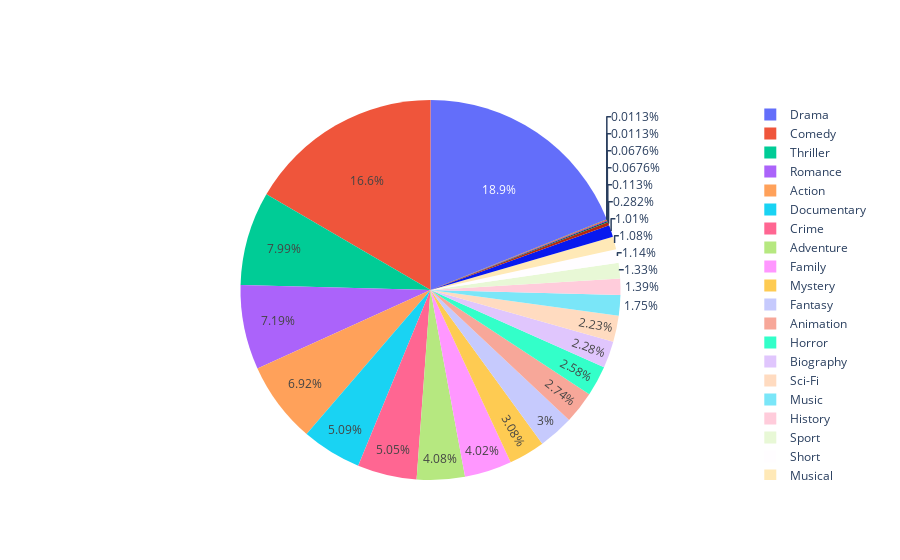

The notebook cell this image was saved under:
### Markdown cell above
### Genres

### Code cell
genres = list(itertools.chain(*list(Netflix_release["Genres"].dropna().apply(lambda x: x.split(",")))))
Genres_info = dict(sorted(Counter(genres).items(), key=lambda x: x[1], reverse=True))
gen = list(Genres_info.keys())
gen_data = list(Genres_info.values())
pie_fig = go.Figure(data=[go.Pie(labels=gen, values=gen_data)])
# pie_fig.write_html("genres_plot.html")
pie_fig.show()

### Figure 1 — Plotly figure (JSON) as saved in the notebook; plotly's stock layout.template omitted (floating-point values rounded to 4 significant figures)
{"data": [{"labels": ["Drama", "Comedy", "Thriller", "Romance", "Action", "Documentary", "Crime", "Adventure", "Family", "Mystery", "Fantasy", "Animation", "Horror", "Biography", "Sci-Fi", "Music", "History", "Sport", "Short", "Musical", "War", "Western", "Talk-Show", "Reality-TV", "News", "Game-Show", "Film-Noir"], "values": [1679, 1473, 709, 638, 614, 452, 448, 362, 357, 273, 266, 243, 229, 202, 198, 155, 123, 118, 101, 96, 90, 25, 10, 6, 6, 1, 1], "type": "pie"}], "layout": {}}
